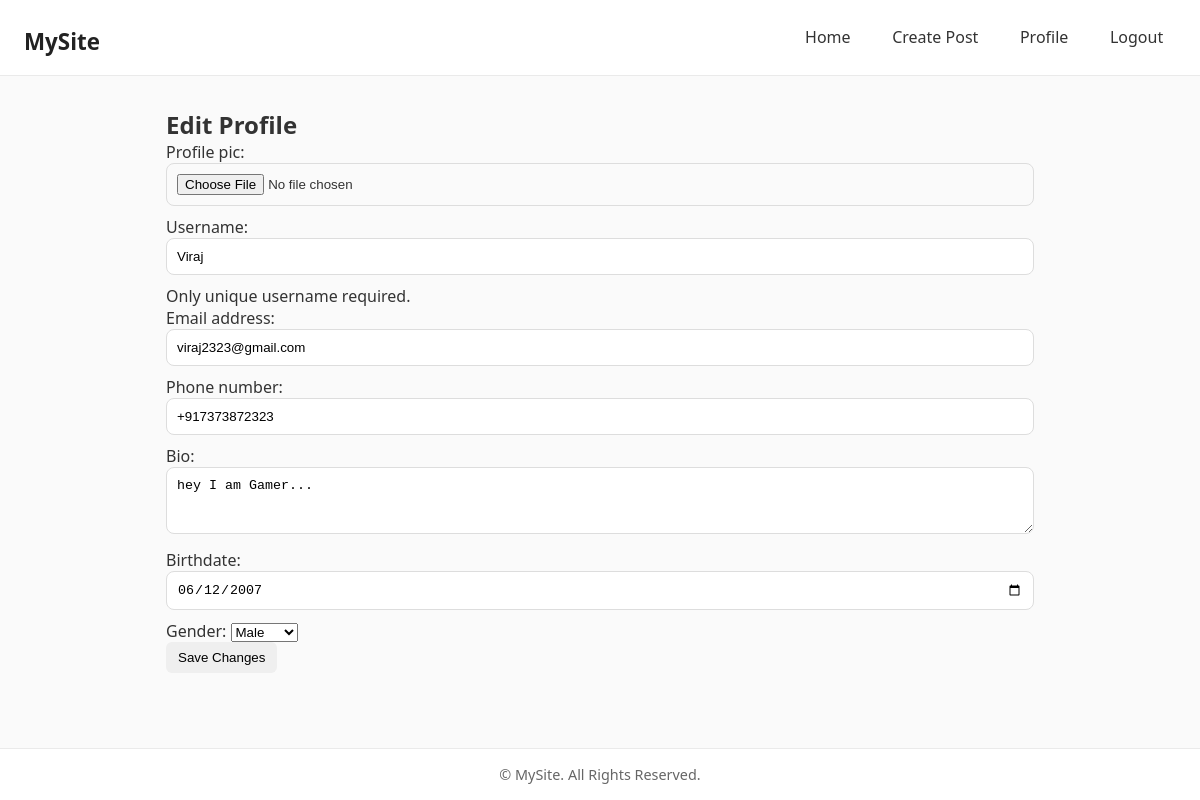
Page /accounts/profile/edit/ (signed in) on the committed database.
### accounts/models.py (models this page shows, shortened)
class User(AbstractUser):
    GENDER = (('male', 'Male'), ('female', 'Female'))
    profile_pic = models.ImageField(upload_to='profile_pics/', blank=True, null=True)
    phone_number = PhoneNumberField(null=True, unique=True, blank=True)
    bio = models.TextField(blank=True, null=True)
    birthdate = models.DateField(blank=True, null=True)
    gender = models.CharField(max_length=10, choices=GENDER, null=True, blank=True)
    created_at = models.DateTimeField(auto_now_add=True)
    last_seen = models.DateTimeField(null=True, blank=True)

### accounts/views.py (the view)
# urls.py: path('profile/edit/', views.profile_edit, name='profile_edit'),
@login_required
def profile_edit(request):
    if request.method == 'POST':
        form = EditProfileForm(request.POST, request.FILES, instance=request.user)
        if form.is_valid():
            form.save()
            return redirect('accounts:profile', user_id=request.user.id)
    else:
        form = EditProfileForm(instance=request.user)
    return render(request, 'accounts/profile_edit.html', {'form': form})

### accounts/forms.py
class EditProfileForm(forms.ModelForm):
    username = forms.CharField(
        required=True,
        max_length=150,
        validators=[],
        help_text="Only unique username required."
    )
    class Meta:
        model = User
        fields = ('profile_pic','username','email','phone_number','bio','birthdate','gender')
        widgets = {
            'bio': forms.Textarea(attrs={'rows': 3}),
            'birthdate': forms.DateInput(attrs={'type': 'date'}),
        }

### accounts/templates/accounts/profile_edit.html (shortened to what this page needs)
{% extends 'core/base.html' %}
{% block content %}
<div class="auth-container">
    <h2>Edit Profile</h2>
    <form method="POST">
        {{ form.as_p }}
        <button type="submit" class="btn">Save Changes</button>
    </form>
</div>
{% endblock %}

### core/templates/core/base.html (style rules this page uses)
* { margin: 0; padding: 0; box-sizing: border-box; }
body { font-family: system-ui, sans-serif; background: #fafafa; color: #333; display: flex; flex-direction: column; min-height: 100vh; }
.btn { padding: 8px 12px; border: none; border-radius: 6px; cursor: pointer; transition: background 0.2s; }
input, textarea { width: 100%; padding: 10px; border-radius: 8px; border: 1px solid #ddd; margin-bottom: 10px; }

### rows in the picture
User: username "Viraj", email "viraj2323@gmail.com", phone_number "+917373872323", bio "hey I am Gamer...", birthdate "06/12/2007", gender "Male"
